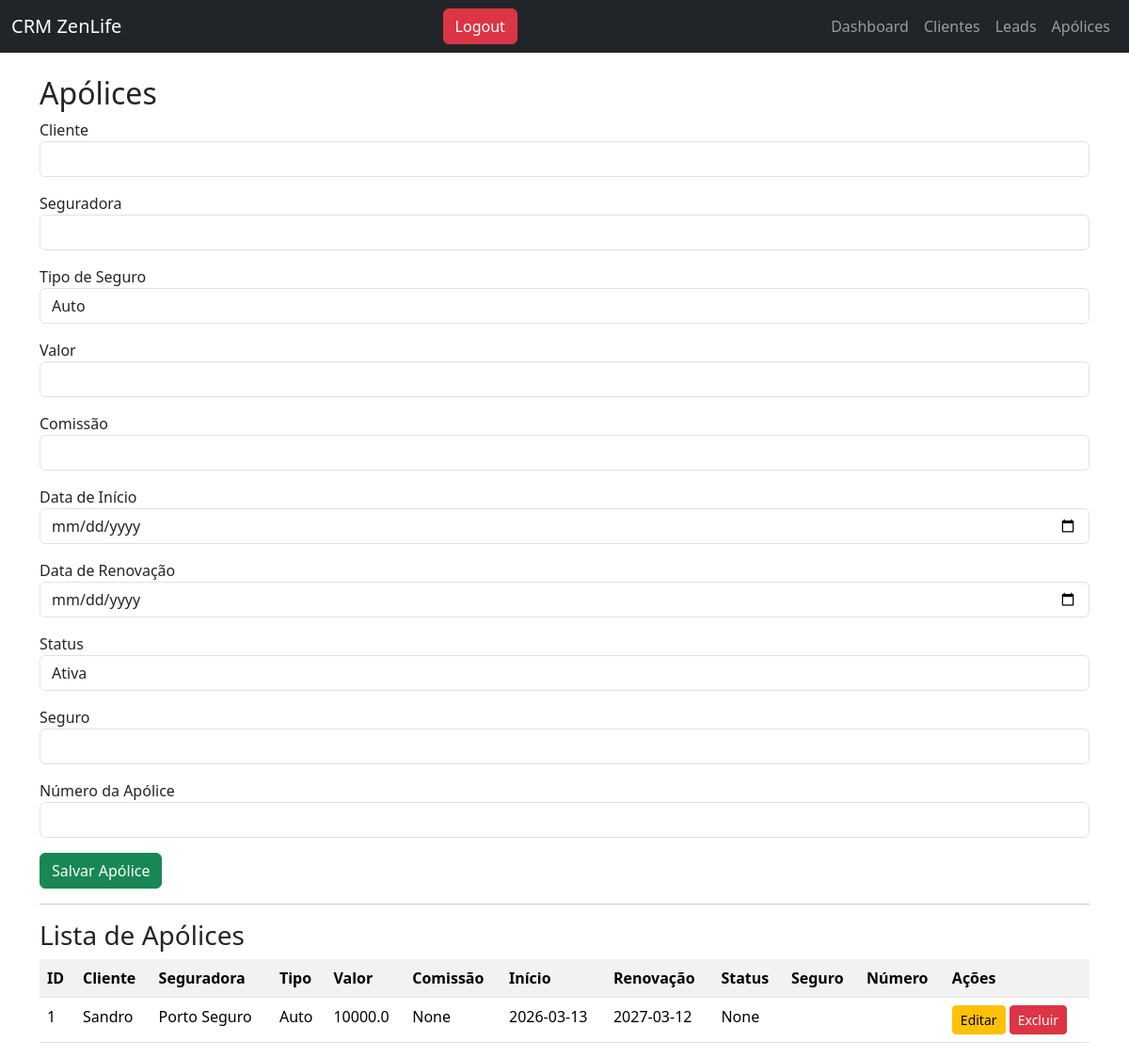
/apolices, run on an earlier commit of the app's database.
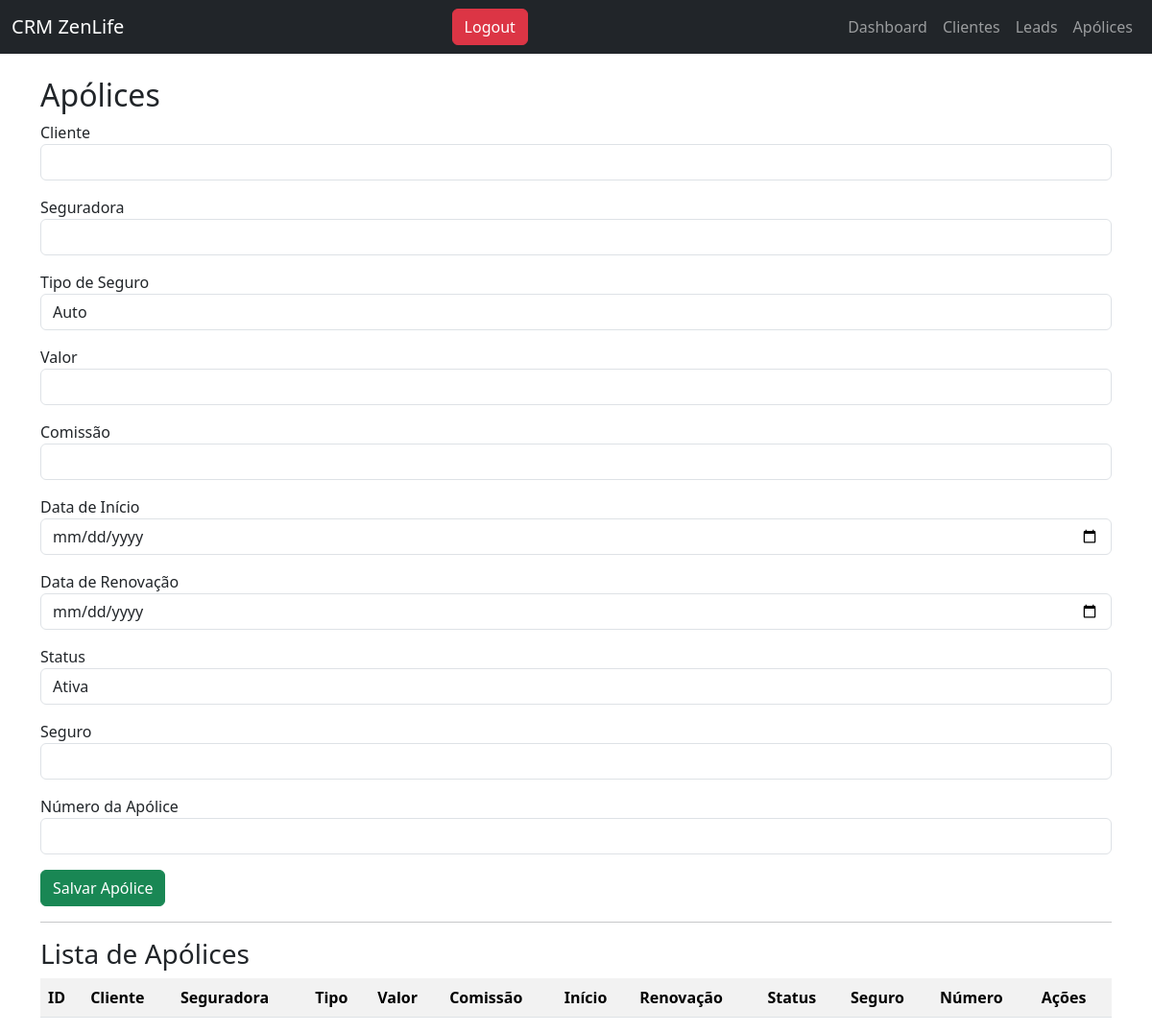
And on a later commit of the database.
### tables this page shows
CREATE TABLE apolices (
id INTEGER PRIMARY KEY AUTOINCREMENT,
cliente TEXT,
seguradora TEXT,
tipo_seguro TEXT,
valor REAL,
comissao REAL,
data_inicio TEXT,
data_renovacao TEXT,
status TEXT
, seguro TEXT);

### app.py (the view)
@app.route("/apolices")
def apolices():
    conn = conectar()
    cursor = conn.execute("SELECT * FROM apolices ORDER BY id DESC")
    apolices = cursor.fetchall()
    conn.close()
    return render_template("apolices.html", apolices=apolices)

### app.py (called while the page is built)
def conectar():
    conn = sqlite3.connect("database.db")
    conn.row_factory = sqlite3.Row
    return conn

### templates/apolices.html (shortened to what this page needs)
{% extends "layout.html" %}
{% block content %}
<h2>Apólices</h2>
<form method="POST" action="/nova_apolice">
  <div class="mb-3">
      <label>Cliente</label>
      <input type="text" name="cliente" class="form-control" required>
  </div>
  <div class="mb-3">
      <label>Seguradora</label>
      <input type="text" name="seguradora" class="form-control" required>
  </div>
  <div class="mb-3">
      <label>Tipo de Seguro</label>
      <select name="tipo_seguro" class="form-control" required>
          <option>Auto</option>
      </select>
  </div>
  <div class="mb-3">
      <label>Valor</label>
      <input type="text" name="valor" class="form-control" required>
  </div>
  <div class="mb-3">
      <label>Comissão</label>
      <input type="text" name="comissao" class="form-control">
  </div>
  <div class="mb-3">
      <label>Data de Início</label>
      <input type="date" name="data_inicio" class="form-control" required>
  </div>
  <div class="mb-3">
      <label>Data de Renovação</label>
      <input type="date" name="data_renovacao" class="form-control" required>
  </div>
  <div class="mb-3">
      <label>Status</label>
      <select name="status" class="form-control">
          <option>Ativa</option>
      </select>
  </div>
  <div class="mb-3">
      <label>Seguro</label>
      <input type="text" name="seguro" class="form-control">
  </div>
  <div class="mb-3">
      <label>Número da Apólice</label>
      <input type="text" name="numero" class="form-control">
  </div>
  <button type="submit" class="btn btn-success">Salvar Apólice</button>
</form>
<hr>
<h3>Lista de Apólices</h3>
<table class="table table-striped">
<tr>
<th>ID</th>
<th>Cliente</th>
<th>Seguradora</th>
<th>Tipo</th>
<th>Valor</th>
<th>Comissão</th>
<th>Início</th>
<th>Renovação</th>
<th>Status</th>
<th>Seguro</th>
<th>Número</th>
<th>Ações</th>
</tr>
{% for a in apolices %}
<tr>
<td>{{a['id']}}</td>
<td>{{a['cliente']}}</td>
<td>{{a['seguradora']}}</td>
<td>{{a['tipo_seguro']}}</td>
<td>{{a['valor']}}</td>
<td>{{a['comissao']}}</td>
<td>{{a['data_inicio']}}</td>
<td>{{a['data_renovacao']}}</td>
<td>{{a['status']}}</td>
<td>{{a['seguro']}}</td>
<td>{{a['numero']}}</td>
<td>
  <a href="/editar_apolice/{{a['id']}}" class="btn btn-warning btn-sm">Editar</a>
  <a href="/excluir_apolice/{{a['id']}}" class="btn btn-danger btn-sm">Excluir</a>
</td>
</tr>
{% endfor %}
</table>
{% endblock %}

What changed in the data, as far as the page shows it:
removed apolices: id "1", cliente "Sandro", seguradora "Porto Seguro", tipo_seguro "Auto", valor "10000.0", comissao "None", data_inicio "2026-03-13", data_renovacao "2027-03-12", status "None"
